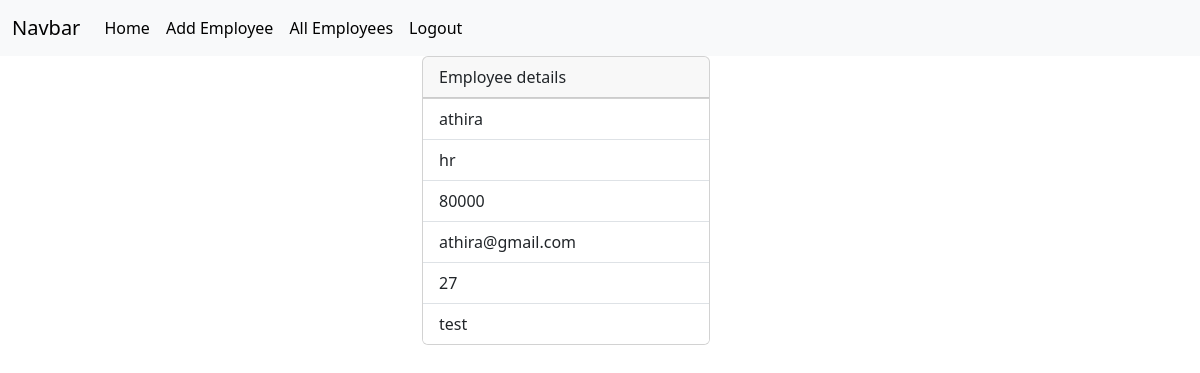
/employees/3 (signed in), run on the app's committed database.
### crm/models.py (models this page shows, shortened)
class Employees(models.Model):
    name=models.CharField(max_length=200)
    department=models.CharField(max_length=200)
    salary=models.PositiveIntegerField()
    email=models.EmailField(unique=True)
    contact=models.CharField(max_length=10,null=True)
    age=models.PositiveIntegerField()
    profile_pic=models.ImageField(upload_to="images",null=True,blank=True)
    dob=models.DateField(null=True,blank=True)

### crm/views.py (the view)
# urls.py: path('employees/<int:pk>',views.EmployeeDetailView.as_view(),name="emp-details"),
@method_decorator(signin_required,name="dispatch")
class EmployeeDetailView(View):
    def get(self,request,*args,**kwargs):
        id=kwargs.get("pk")
        qs=Employees.objects.get(id=id)
        return render(request,"emp_details.html",{"data":qs})

### crm/views.py (called while the page is built)
def signin_required(fn):
    def wrapper(request,*args,**kwargs):
        if not request.user.is_authenticated:
            messages.error(request,"invalid session")
            return redirect("signin")
        else:
            return fn(request,*args,**kwargs)
    return wrapper

### crm/templates/emp_details.html (shortened to what this page needs)
{%extends 'base.html'%}
{%block body_block%}
<div class="container">
    <div class="row">
        <div class="col-4"></div>
        <div class="col-4">
            <div class="card" style="width: 18rem;">
                <div class="card-header">
                    Employee details
                </div>
                <ul class="list-group list-group-flush">
                <li class="list-group-item">{{data.name}}</li>
                <li class="list-group-item">{{data.department}}</li>
                <li class="list-group-item">{{data.salary}}</li>
                <li class="list-group-item">{{data.email}}</li>
                <li class="list-group-item">{{data.age}}</li>
                <li class="list-group-item">{{data.contact}}</li>
                </ul>
            </div>
        </div>
        <div class="col-4"></div>
    </div>
</div>
{%endblock%}

### data on the page
Employees: name "athira", department "hr", salary "80000", email "athira@gmail.com", age "27", contact "test"
